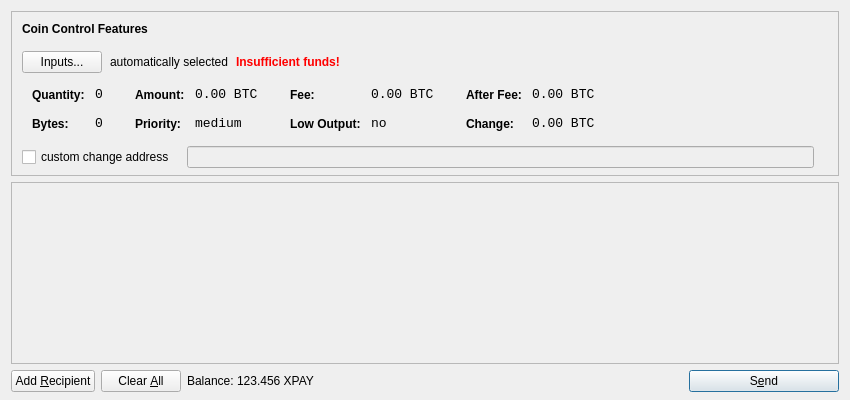
<?xml version="1.0" encoding="UTF-8"?>
<ui version="4.0">
 <class>SendCoinsDialog</class>
 <widget class="QDialog" name="SendCoinsDialog">
  <property name="geometry">
   <rect>
    <x>0</x>
    <y>0</y>
    <width>850</width>
    <height>400</height>
   </rect>
  </property>
  <property name="windowTitle">
   <string>Send Coins</string>
  </property>
  <layout class="QVBoxLayout" name="verticalLayout" stretch="0,1,0">
   <property name="bottomMargin">
    <number>8</number>
   </property>
   <item>
    <widget class="QFrame" name="frameCoinControl">
     <property name="sizePolicy">
      <sizepolicy hsizetype="Expanding" vsizetype="Expanding">
       <horstretch>0</horstretch>
       <verstretch>0</verstretch>
      </sizepolicy>
     </property>
     <property name="maximumSize">
      <size>
       <width>16777215</width>
       <height>16777215</height>
      </size>
     </property>
     <property name="frameShape">
      <enum>QFrame::StyledPanel</enum>
     </property>
     <property name="frameShadow">
      <enum>QFrame::Sunken</enum>
     </property>
     <layout class="QVBoxLayout" name="verticalLayoutCoinControl2">
      <property name="spacing">
       <number>-1</number>
      </property>
      <property name="leftMargin">
       <number>0</number>
      </property>
      <property name="topMargin">
       <number>0</number>
      </property>
      <property name="rightMargin">
       <number>0</number>
      </property>
      <property name="bottomMargin">
       <number>6</number>
      </property>
      <item>
       <layout class="QVBoxLayout" name="verticalLayoutCoinControl" stretch="0,0,0,0,1">
        <property name="spacing">
         <number>0</number>
        </property>
        <property name="leftMargin">
         <number>10</number>
        </property>
        <property name="topMargin">
         <number>10</number>
        </property>
        <item>
         <layout class="QHBoxLayout" name="horizontalLayoutCoinControl1">
          <property name="bottomMargin">
           <number>15</number>
          </property>
          <item>
           <widget class="QLabel" name="labelCoinControlFeatures">
            <property name="sizePolicy">
             <sizepolicy hsizetype="Preferred" vsizetype="Maximum">
              <horstretch>0</horstretch>
              <verstretch>0</verstretch>
             </sizepolicy>
            </property>
            <property name="font">
             <font>
              <weight>75</weight>
              <bold>true</bold>
             </font>
            </property>
            <property name="styleSheet">
             <string notr="true">font-weight:bold;</string>
            </property>
            <property name="text">
             <string>Coin Control Features</string>
            </property>
           </widget>
          </item>
         </layout>
        </item>
        <item>
         <layout class="QHBoxLayout" name="horizontalLayoutCoinControl2" stretch="0,0,0,0">
          <property name="spacing">
           <number>8</number>
          </property>
          <property name="bottomMargin">
           <number>10</number>
          </property>
          <item>
           <widget class="QPushButton" name="pushButtonCoinControl">
            <property name="styleSheet">
             <string notr="true"/>
            </property>
            <property name="text">
             <string>Inputs...</string>
            </property>
           </widget>
          </item>
          <item>
           <widget class="QLabel" name="labelCoinControlAutomaticallySelected">
            <property name="text">
             <string>automatically selected</string>
            </property>
            <property name="margin">
             <number>5</number>
            </property>
           </widget>
          </item>
          <item>
           <widget class="QLabel" name="labelCoinControlInsuffFunds">
            <property name="font">
             <font>
              <weight>75</weight>
              <bold>true</bold>
             </font>
            </property>
            <property name="styleSheet">
             <string notr="true">color:red;font-weight:bold;</string>
            </property>
            <property name="text">
             <string>Insufficient funds!</string>
            </property>
            <property name="margin">
             <number>5</number>
            </property>
           </widget>
          </item>
          <item>
           <spacer name="horizontalSpacerCoinControl">
            <property name="orientation">
             <enum>Qt::Horizontal</enum>
            </property>
            <property name="sizeHint" stdset="0">
             <size>
              <width>40</width>
              <height>1</height>
             </size>
            </property>
           </spacer>
          </item>
         </layout>
        </item>
        <item>
         <widget class="QWidget" name="widgetCoinControl" native="true">
          <property name="sizePolicy">
           <sizepolicy hsizetype="Preferred" vsizetype="Preferred">
            <horstretch>0</horstretch>
            <verstretch>0</verstretch>
           </sizepolicy>
          </property>
          <property name="minimumSize">
           <size>
            <width>0</width>
            <height>0</height>
           </size>
          </property>
          <property name="styleSheet">
           <string notr="true"/>
          </property>
          <layout class="QHBoxLayout" name="horizontalLayoutCoinControl5">
           <property name="margin">
            <number>0</number>
           </property>
           <item>
            <layout class="QHBoxLayout" name="horizontalLayoutCoinControl3" stretch="0,0,0,1">
             <property name="spacing">
              <number>20</number>
             </property>
             <property name="topMargin">
              <number>0</number>
             </property>
             <property name="bottomMargin">
              <number>10</number>
             </property>
             <item>
              <layout class="QFormLayout" name="formLayoutCoinControl1">
               <property name="horizontalSpacing">
                <number>10</number>
               </property>
               <property name="verticalSpacing">
                <number>14</number>
               </property>
               <property name="leftMargin">
                <number>10</number>
               </property>
               <property name="topMargin">
                <number>4</number>
               </property>
               <property name="rightMargin">
                <number>6</number>
               </property>
               <item row="0" column="0">
                <widget class="QLabel" name="labelCoinControlQuantityText">
                 <property name="styleSheet">
                  <string notr="true">font-weight:bold;</string>
                 </property>
                 <property name="text">
                  <string>Quantity:</string>
                 </property>
                 <property name="margin">
                  <number>0</number>
                 </property>
                </widget>
               </item>
               <item row="0" column="1">
                <widget class="QLabel" name="labelCoinControlQuantity">
                 <property name="font">
                  <font>
                   <family>Monospace</family>
                   <pointsize>10</pointsize>
                  </font>
                 </property>
                 <property name="cursor">
                  <cursorShape>IBeamCursor</cursorShape>
                 </property>
                 <property name="contextMenuPolicy">
                  <enum>Qt::ActionsContextMenu</enum>
                 </property>
                 <property name="text">
                  <string notr="true">0</string>
                 </property>
                 <property name="margin">
                  <number>0</number>
                 </property>
                 <property name="textInteractionFlags">
                  <set>Qt::LinksAccessibleByMouse|Qt::TextSelectableByKeyboard|Qt::TextSelectableByMouse</set>
                 </property>
                </widget>
               </item>
               <item row="1" column="0">
                <widget class="QLabel" name="labelCoinControlBytesText">
                 <property name="styleSheet">
                  <string notr="true">font-weight:bold;</string>
                 </property>
                 <property name="text">
                  <string>Bytes:</string>
                 </property>
                </widget>
               </item>
               <item row="1" column="1">
                <widget class="QLabel" name="labelCoinControlBytes">
                 <property name="font">
                  <font>
                   <family>Monospace</family>
                   <pointsize>10</pointsize>
                  </font>
                 </property>
                 <property name="cursor">
                  <cursorShape>IBeamCursor</cursorShape>
                 </property>
                 <property name="contextMenuPolicy">
                  <enum>Qt::ActionsContextMenu</enum>
                 </property>
                 <property name="text">
                  <string notr="true">0</string>
                 </property>
                 <property name="textInteractionFlags">
                  <set>Qt::LinksAccessibleByMouse|Qt::TextSelectableByKeyboard|Qt::TextSelectableByMouse</set>
                 </property>
                </widget>
               </item>
              </layout>
             </item>
             <item>
              <layout class="QFormLayout" name="formLayoutCoinControl2">
               <property name="horizontalSpacing">
                <number>10</number>
               </property>
               <property name="verticalSpacing">
                <number>14</number>
               </property>
               <property name="leftMargin">
                <number>6</number>
               </property>
               <property name="topMargin">
                <number>4</number>
               </property>
               <property name="rightMargin">
                <number>6</number>
               </property>
               <item row="0" column="0">
                <widget class="QLabel" name="labelCoinControlAmountText">
                 <property name="styleSheet">
                  <string notr="true">font-weight:bold;</string>
                 </property>
                 <property name="text">
                  <string>Amount:</string>
                 </property>
                 <property name="margin">
                  <number>0</number>
                 </property>
                </widget>
               </item>
               <item row="0" column="1">
                <widget class="QLabel" name="labelCoinControlAmount">
                 <property name="font">
                  <font>
                   <family>Monospace</family>
                   <pointsize>10</pointsize>
                  </font>
                 </property>
                 <property name="cursor">
                  <cursorShape>IBeamCursor</cursorShape>
                 </property>
                 <property name="contextMenuPolicy">
                  <enum>Qt::ActionsContextMenu</enum>
                 </property>
                 <property name="text">
                  <string notr="true">0.00 BTC</string>
                 </property>
                 <property name="textInteractionFlags">
                  <set>Qt::LinksAccessibleByMouse|Qt::TextSelectableByKeyboard|Qt::TextSelectableByMouse</set>
                 </property>
                </widget>
               </item>
               <item row="1" column="0">
                <widget class="QLabel" name="labelCoinControlPriorityText">
                 <property name="styleSheet">
                  <string notr="true">font-weight:bold;</string>
                 </property>
                 <property name="text">
                  <string>Priority:</string>
                 </property>
                </widget>
               </item>
               <item row="1" column="1">
                <widget class="QLabel" name="labelCoinControlPriority">
                 <property name="font">
                  <font>
                   <family>Monospace</family>
                   <pointsize>10</pointsize>
                  </font>
                 </property>
                 <property name="cursor">
                  <cursorShape>IBeamCursor</cursorShape>
                 </property>
                 <property name="contextMenuPolicy">
                  <enum>Qt::ActionsContextMenu</enum>
                 </property>
                 <property name="text">
                  <string>medium</string>
                 </property>
                 <property name="textInteractionFlags">
                  <set>Qt::LinksAccessibleByMouse|Qt::TextSelectableByKeyboard|Qt::TextSelectableByMouse</set>
                 </property>
                </widget>
               </item>
              </layout>
             </item>
             <item>
              <layout class="QFormLayout" name="formLayoutCoinControl3">
               <property name="horizontalSpacing">
                <number>10</number>
               </property>
               <property name="verticalSpacing">
                <number>14</number>
               </property>
               <property name="leftMargin">
                <number>6</number>
               </property>
               <property name="topMargin">
                <number>4</number>
               </property>
               <property name="rightMargin">
                <number>6</number>
               </property>
               <item row="0" column="0">
                <widget class="QLabel" name="labelCoinControlFeeText">
                 <property name="styleSheet">
                  <string notr="true">font-weight:bold;</string>
                 </property>
                 <property name="text">
                  <string>Fee:</string>
                 </property>
                 <property name="margin">
                  <number>0</number>
                 </property>
                </widget>
               </item>
               <item row="0" column="1">
                <widget class="QLabel" name="labelCoinControlFee">
                 <property name="font">
                  <font>
                   <family>Monospace</family>
                   <pointsize>10</pointsize>
                  </font>
                 </property>
                 <property name="cursor">
                  <cursorShape>IBeamCursor</cursorShape>
                 </property>
                 <property name="contextMenuPolicy">
                  <enum>Qt::ActionsContextMenu</enum>
                 </property>
                 <property name="text">
                  <string notr="true">0.00 BTC</string>
                 </property>
                 <property name="textInteractionFlags">
                  <set>Qt::LinksAccessibleByMouse|Qt::TextSelectableByKeyboard|Qt::TextSelectableByMouse</set>
                 </property>
                </widget>
               </item>
               <item row="1" column="0">
                <widget class="QLabel" name="labelCoinControlLowOutputText">
                 <property name="styleSheet">
                  <string notr="true">font-weight:bold;</string>
                 </property>
                 <property name="text">
                  <string>Low Output:</string>
                 </property>
                </widget>
               </item>
               <item row="1" column="1">
                <widget class="QLabel" name="labelCoinControlLowOutput">
                 <property name="font">
                  <font>
                   <family>Monospace</family>
                   <pointsize>10</pointsize>
                  </font>
                 </property>
                 <property name="cursor">
                  <cursorShape>IBeamCursor</cursorShape>
                 </property>
                 <property name="contextMenuPolicy">
                  <enum>Qt::ActionsContextMenu</enum>
                 </property>
                 <property name="text">
                  <string>no</string>
                 </property>
                 <property name="textInteractionFlags">
                  <set>Qt::LinksAccessibleByMouse|Qt::TextSelectableByKeyboard|Qt::TextSelectableByMouse</set>
                 </property>
                </widget>
               </item>
              </layout>
             </item>
             <item>
              <layout class="QFormLayout" name="formLayoutCoinControl4">
               <property name="horizontalSpacing">
                <number>10</number>
               </property>
               <property name="verticalSpacing">
                <number>14</number>
               </property>
               <property name="leftMargin">
                <number>6</number>
               </property>
               <property name="topMargin">
                <number>4</number>
               </property>
               <property name="rightMargin">
                <number>6</number>
               </property>
               <item row="0" column="0">
                <widget class="QLabel" name="labelCoinControlAfterFeeText">
                 <property name="styleSheet">
                  <string notr="true">font-weight:bold;</string>
                 </property>
                 <property name="text">
                  <string>After Fee:</string>
                 </property>
                 <property name="margin">
                  <number>0</number>
                 </property>
                </widget>
               </item>
               <item row="0" column="1">
                <widget class="QLabel" name="labelCoinControlAfterFee">
                 <property name="font">
                  <font>
                   <family>Monospace</family>
                   <pointsize>10</pointsize>
                  </font>
                 </property>
                 <property name="cursor">
                  <cursorShape>IBeamCursor</cursorShape>
                 </property>
                 <property name="contextMenuPolicy">
                  <enum>Qt::ActionsContextMenu</enum>
                 </property>
                 <property name="text">
                  <string notr="true">0.00 BTC</string>
                 </property>
                 <property name="textInteractionFlags">
                  <set>Qt::LinksAccessibleByMouse|Qt::TextSelectableByKeyboard|Qt::TextSelectableByMouse</set>
                 </property>
                </widget>
               </item>
               <item row="1" column="0">
                <widget class="QLabel" name="labelCoinControlChangeText">
                 <property name="styleSheet">
                  <string notr="true">font-weight:bold;</string>
                 </property>
                 <property name="text">
                  <string>Change:</string>
                 </property>
                </widget>
               </item>
               <item row="1" column="1">
                <widget class="QLabel" name="labelCoinControlChange">
                 <property name="font">
                  <font>
                   <family>Monospace</family>
                   <pointsize>10</pointsize>
                  </font>
                 </property>
                 <property name="cursor">
                  <cursorShape>IBeamCursor</cursorShape>
                 </property>
                 <property name="contextMenuPolicy">
                  <enum>Qt::ActionsContextMenu</enum>
                 </property>
                 <property name="text">
                  <string notr="true">0.00 BTC</string>
                 </property>
                 <property name="textInteractionFlags">
                  <set>Qt::LinksAccessibleByMouse|Qt::TextSelectableByKeyboard|Qt::TextSelectableByMouse</set>
                 </property>
                </widget>
               </item>
              </layout>
             </item>
            </layout>
           </item>
          </layout>
         </widget>
        </item>
        <item>
         <layout class="QHBoxLayout" name="horizontalLayoutCoinControl4" stretch="0,0,0">
          <property name="spacing">
           <number>12</number>
          </property>
          <property name="sizeConstraint">
           <enum>QLayout::SetDefaultConstraint</enum>
          </property>
          <property name="topMargin">
           <number>5</number>
          </property>
          <property name="rightMargin">
           <number>5</number>
          </property>
          <item>
           <widget class="QCheckBox" name="checkBoxCoinControlChange">
            <property name="text">
             <string>custom change address</string>
            </property>
           </widget>
          </item>
          <item>
           <widget class="QLineEdit" name="lineEditCoinControlChange">
            <property name="enabled">
             <bool>false</bool>
            </property>
            <property name="sizePolicy">
             <sizepolicy hsizetype="Expanding" vsizetype="Fixed">
              <horstretch>0</horstretch>
              <verstretch>0</verstretch>
             </sizepolicy>
            </property>
           </widget>
          </item>
          <item>
           <widget class="QLabel" name="labelCoinControlChangeLabel">
            <property name="sizePolicy">
             <sizepolicy hsizetype="Preferred" vsizetype="Expanding">
              <horstretch>0</horstretch>
              <verstretch>0</verstretch>
             </sizepolicy>
            </property>
            <property name="minimumSize">
             <size>
              <width>0</width>
              <height>0</height>
             </size>
            </property>
            <property name="text">
             <string/>
            </property>
            <property name="margin">
             <number>3</number>
            </property>
           </widget>
          </item>
         </layout>
        </item>
        <item>
         <spacer name="verticalSpacerCoinControl">
          <property name="orientation">
           <enum>Qt::Vertical</enum>
          </property>
          <property name="sizeHint" stdset="0">
           <size>
            <width>800</width>
            <height>1</height>
           </size>
          </property>
         </spacer>
        </item>
       </layout>
      </item>
     </layout>
    </widget>
   </item>
   <item>
    <widget class="QScrollArea" name="scrollArea">
     <property name="widgetResizable">
      <bool>true</bool>
     </property>
     <widget class="QWidget" name="scrollAreaWidgetContents">
      <property name="geometry">
       <rect>
        <x>0</x>
        <y>0</y>
        <width>830</width>
        <height>165</height>
       </rect>
      </property>
      <layout class="QVBoxLayout" name="verticalLayout_2">
       <property name="margin">
        <number>0</number>
       </property>
       <item>
        <layout class="QVBoxLayout" name="entries">
         <property name="spacing">
          <number>6</number>
         </property>
        </layout>
       </item>
       <item>
        <spacer name="verticalSpacer">
         <property name="orientation">
          <enum>Qt::Vertical</enum>
         </property>
         <property name="sizeHint" stdset="0">
          <size>
           <width>20</width>
           <height>40</height>
          </size>
         </property>
        </spacer>
       </item>
      </layout>
     </widget>
    </widget>
   </item>
   <item>
    <layout class="QHBoxLayout" name="horizontalLayout">
     <item>
      <widget class="QPushButton" name="addButton">
       <property name="toolTip">
        <string>Send to multiple recipients at once</string>
       </property>
       <property name="text">
        <string>Add &amp;Recipient</string>
       </property>
       <property name="icon">
        <iconset resource="../bitcoin.qrc">
         <normaloff>:/icons/add</normaloff>:/icons/add</iconset>
       </property>
       <property name="autoDefault">
        <bool>false</bool>
       </property>
      </widget>
     </item>
     <item>
      <widget class="QPushButton" name="clearButton">
       <property name="sizePolicy">
        <sizepolicy hsizetype="Minimum" vsizetype="Fixed">
         <horstretch>0</horstretch>
         <verstretch>0</verstretch>
        </sizepolicy>
       </property>
       <property name="toolTip">
        <string>Remove all transaction fields</string>
       </property>
       <property name="text">
        <string>Clear &amp;All</string>
       </property>
       <property name="icon">
        <iconset resource="../bitcoin.qrc">
         <normaloff>:/icons/remove</normaloff>:/icons/remove</iconset>
       </property>
       <property name="autoRepeatDelay">
        <number>300</number>
       </property>
       <property name="autoDefault">
        <bool>false</bool>
       </property>
      </widget>
     </item>
     <item>
      <layout class="QHBoxLayout" name="horizontalLayout_2">
       <property name="spacing">
        <number>3</number>
       </property>
       <item>
        <widget class="QLabel" name="label">
         <property name="text">
          <string>Balance:</string>
         </property>
        </widget>
       </item>
       <item>
        <widget class="QLabel" name="labelBalance">
         <property name="cursor">
          <cursorShape>IBeamCursor</cursorShape>
         </property>
         <property name="text">
          <string>123.456 XPAY</string>
         </property>
         <property name="textInteractionFlags">
          <set>Qt::LinksAccessibleByMouse|Qt::TextSelectableByKeyboard|Qt::TextSelectableByMouse</set>
         </property>
        </widget>
       </item>
      </layout>
     </item>
     <item>
      <spacer name="horizontalSpacer">
       <property name="orientation">
        <enum>Qt::Horizontal</enum>
       </property>
       <property name="sizeHint" stdset="0">
        <size>
         <width>40</width>
         <height>20</height>
        </size>
       </property>
      </spacer>
     </item>
     <item>
      <widget class="QPushButton" name="sendButton">
       <property name="minimumSize">
        <size>
         <width>150</width>
         <height>0</height>
        </size>
       </property>
       <property name="toolTip">
        <string>Confirm the send action</string>
       </property>
       <property name="text">
        <string>S&amp;end</string>
       </property>
       <property name="icon">
        <iconset resource="../bitcoin.qrc">
         <normaloff>:/icons/send</normaloff>:/icons/send</iconset>
       </property>
       <property name="default">
        <bool>true</bool>
       </property>
      </widget>
     </item>
    </layout>
   </item>
  </layout>
 </widget>
 <resources>
  <include location="../bitcoin.qrc"/>
 </resources>
 <connections/>
</ui>
